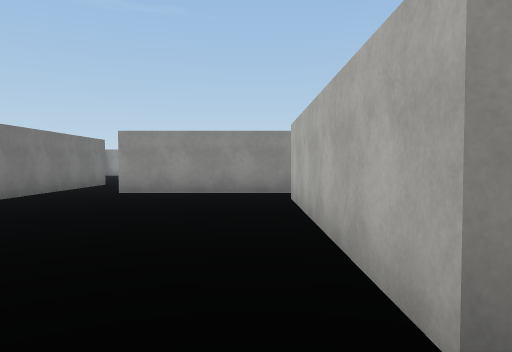
view 1 (above)

24 first-person views from a walk through a 3-D level made in the Unity game engine. The camera is 1.4 m above the floor, tilts 2° down and sees 70° across. The floor is counted in squares, 2 m on a side. Each view is taken from the middle of a square. On the plan, view 1 faces up. The plan holds only what a view shows up to about 11 squares ahead; the rest is blank. The place goes on beyond the plan. The player is left out. Surface patterns are stand-ins for the level's own textures.

view 2
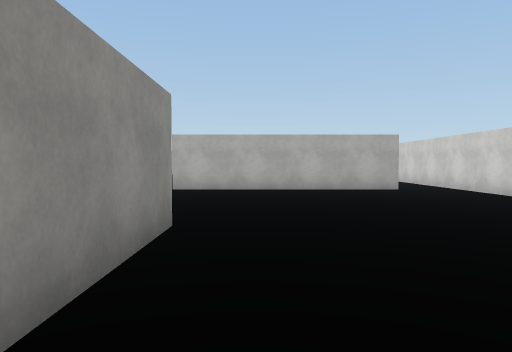

view 3
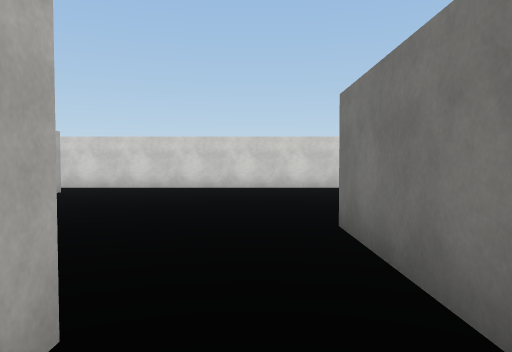

view 4
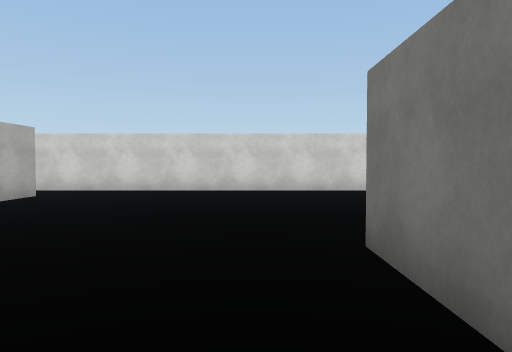

view 5
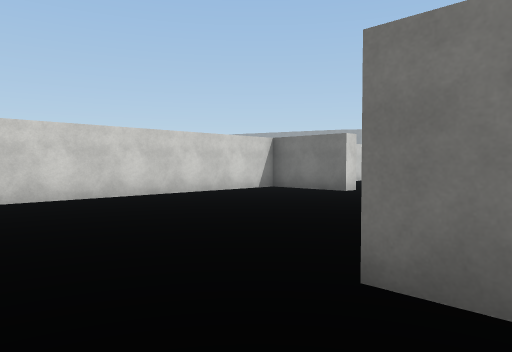

view 6
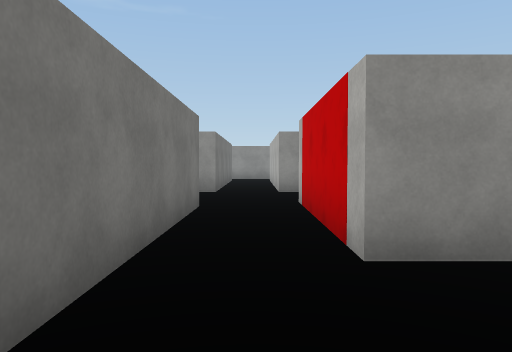

view 7
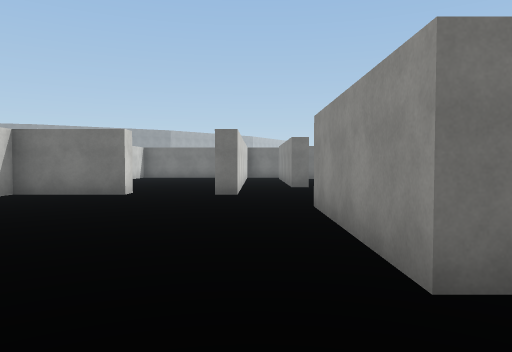

view 8
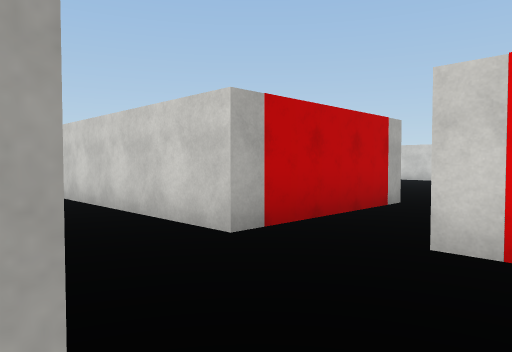

view 9
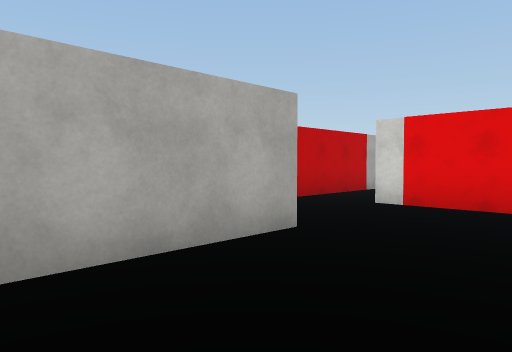

view 10
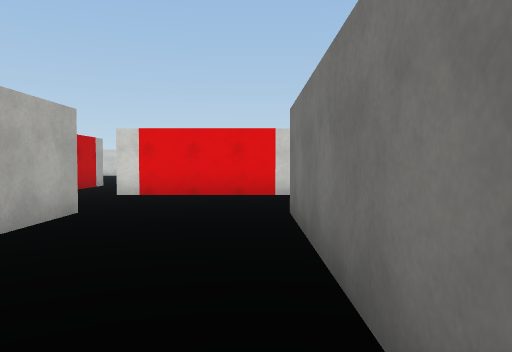

view 11
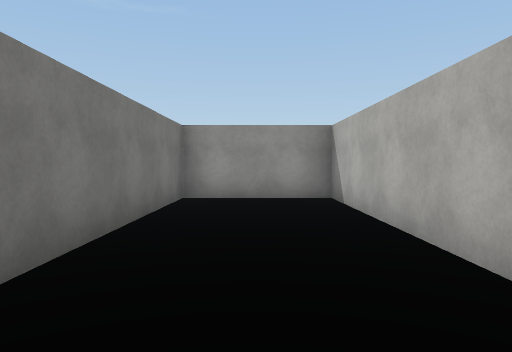

view 12
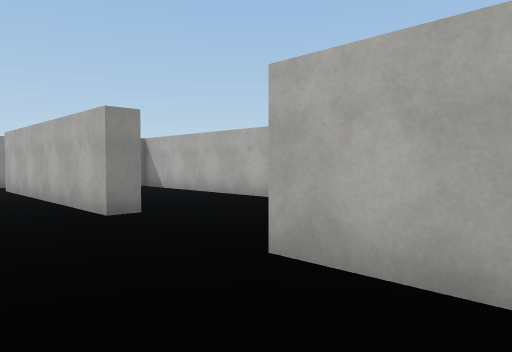

view 13
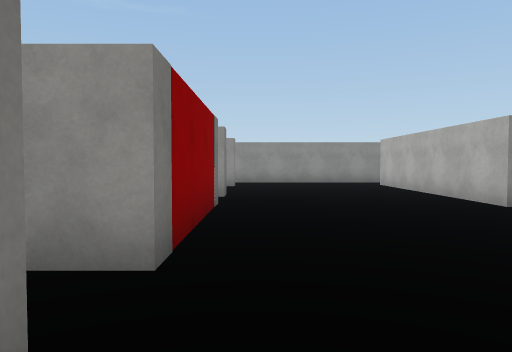

view 14
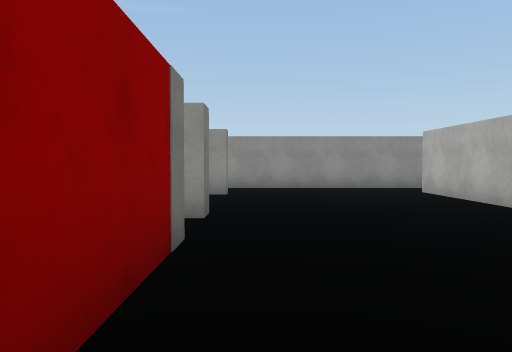

view 15
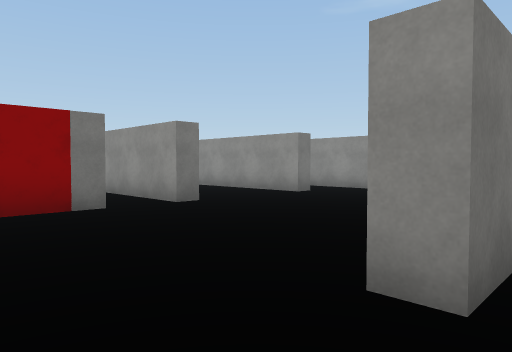

view 16
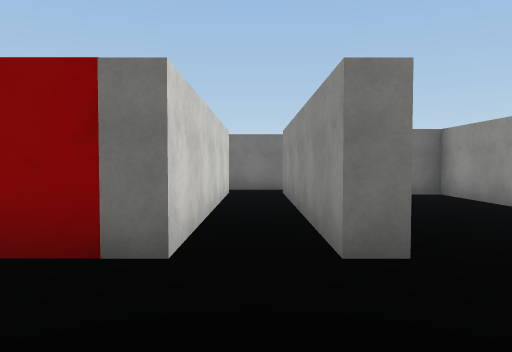

view 17
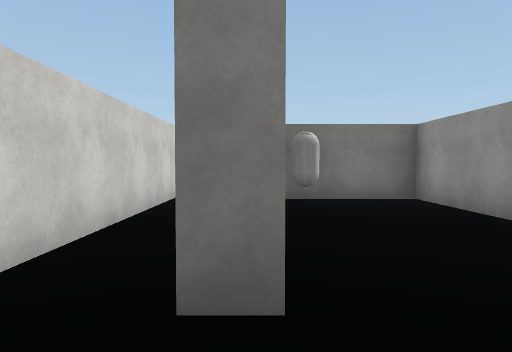

view 18
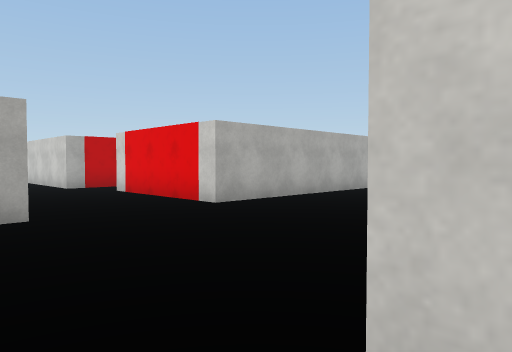

view 19
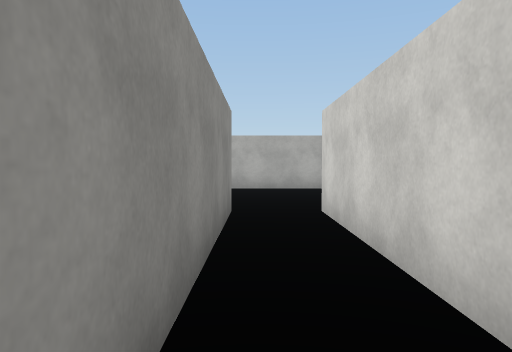

view 20
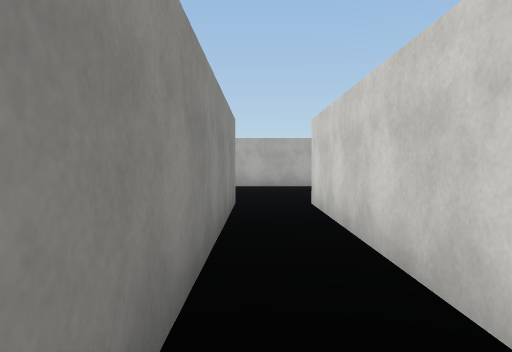

view 21
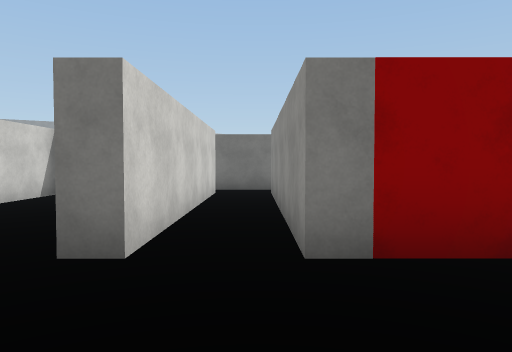

view 22
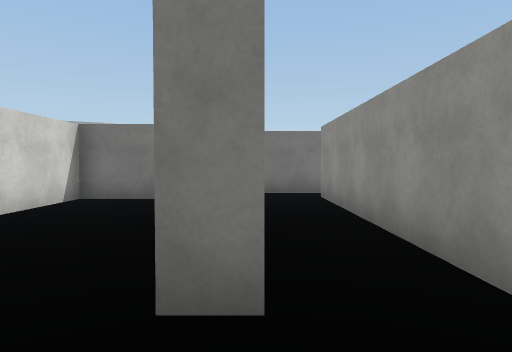

view 23
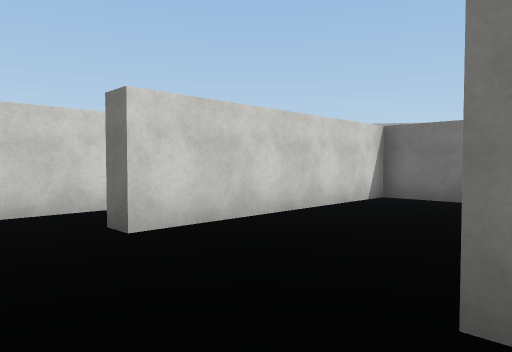

view 24
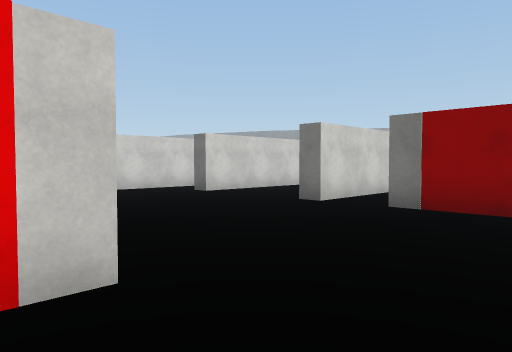

### Floor plan
Points are (right, up) in squares from view 1. A wall is a line through its corners. A room is listed if a view was taken in it or the views show most of it. See-through windows are left out.
Room 1 (views 1, 2, 3, 4, 5, 6, 7)
walls: (-11.1, 4.6) (-11.1, 4); (0.7, 1.1) (0.7, 7.2); (-11.8, 2.1) (-11.1, 2.1) (-11.1, -0.4) (0.5, -0.4); (0.9, 8.6) (-3.2, 8.6) (-3.2, 12.6); (-4.9, 11.9) (-4.9, 5.9) (-9, 5.9)
ways out: opening at (-10.3, 5) to room 3; opening at (-12, 3); opening at (-4, 12); opening at (0, 0); opening at (1, 8)
Room 2 (views 8, 9, 10, 11, 15, 24)
walls: (-5.5, 14.8) (-5.5, 20.3) (-8.5, 20.3) (-8.5, 14.8); (-8.9, 11.9) (-4.9, 11.9)
ways out: opening at (-9, 13.5) to room 3; opening at (-5, 13.5)
Room 3 (views 12, 13, 14, 16, 17, 18, 19, 21, 22, 23)
walls: (-13.7, 17.2) (-13.7, 16.6) (-19.6, 16.6); (-8.5, 14.8) (-8.9, 14.8) (-8.9, 20.9); (-19.5, 15.4) (-13.7, 15.4) (-13.7, 11.4) (-19.8, 11.4); (-13.7, 20.8) (-13.7, 20.1) (-19.2, 20.1) (-19.2, 18.4); (-19.6, 10) (-13.7, 10) (-13.7, 9.5); (-19.2, 8.1) (-19.2, 6.5) (-13.7, 6.5) (-13.7, 6); (-8.9, 6.4) (-8.9, 11.9); (-9.4, 22.3) (-14.2, 22.3); (-14.4, 4.6) (-11.1, 4.6)
ways out: opening at (-10.3, 5) to room 1; opening at (-9, 13.5) to room 2; opening at (-20, 17) to room 4; opening at (-19, 11) to room 4; opening at (-19, 16) to room 4; opening at (-10, 22)
Room 4 (view 20)
walls: (-20.6, 11.6) (-20.6, 9.9); (-20.6, 16.8) (-20.6, 15.2)
ways out: opening at (-20, 17) to room 3; opening at (-19, 11) to room 3; opening at (-19, 16) to room 3; opening at (-20, 10)

Where each view was taken, in squares from view 1:
view 1: 0 up, 0 right, facing up
view 2: 5 up, 9 left, facing right
view 3: 10 up, 4 left, facing down
view 4: 9 up, 4 left, facing down
view 5: 7 up, 3 left, facing down-left
view 6: 6 up, 4 left, facing up
view 7: 5 up, 3 left, facing left
view 8: 15 up, 6 left, facing down-right
view 9: 18 up, 8 left, facing down-right
view 10: 20 up, 8 left, facing down
view 11: 13 up, 7 left, facing up
view 12: 10 up, 11 left, facing up-right
view 13: 9 up, 13 left, facing up
view 14: 12 up, 13 left, facing up
view 15: 13 up, 8 left, facing up-left
view 16: 16 up, 11 left, facing left
view 17: 17 up, 12 left, facing left
view 18: 16 up, 14 left, facing down-right
view 19: 11 up, 19 left, facing right
view 20: 11 up, 20 left, facing right
view 21: 11 up, 11 left, facing left
view 22: 10 up, 12 left, facing left
view 23: 10 up, 12 left, facing down-left
view 24: 14 up, 8 left, facing down-left
